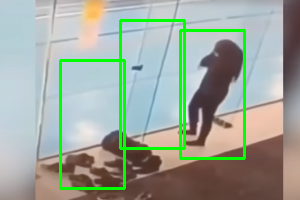
#> input picture OP_images/HOG-SVM/11of_saved_image.png, 300 x 200 px
$ python -i custom_hog_function.py   (imports and definitions only)   (older library calls are emulated)
#> lines starting #> are read from the running program, lines starting #| are printed output that depends on the picture
import cv2
import numpy as np
from matplotlib import pyplot as plt
from skimage import color

# Function for histogram normalization of HOG features
def histo_norm(img, hist_full):
    # Extract image dimensions
    height, width = img.shape[:2]
    cell_size = 8
    num_cells_h = int(height / cell_size)
    num_cells_w = int(width / cell_size)

    # Initialize an empty array to store normalized histograms
    hist_full_n = np.empty([num_cells_h - 1, num_cells_w - 1, 36])  # 15x7x36

    # Iterate through the image cells for normalization
    for i in range(num_cells_h - 1):
        for j in range(num_cells_w - 1):
            # Calculate the L2 norm for normalization
            k = np.sqrt(
                np.sum(hist_full[i, j] ** 2) + np.sum(hist_full[i, j + 1] ** 2) + np.sum(hist_full[i + 1, j] ** 2) +
                np.sum(hist_full[i + 1, j + 1] ** 2))

            # Concatenate histograms for the four neighboring cells and normalize
            hist_full_n[i, j] = np.concatenate((hist_full[i, j], hist_full[i, j + 1], hist_full[i + 1, j],
                                                 hist_full[i + 1, j + 1]), axis=None)
            hist_full_n[i, j] = hist_full_n[i, j] / k

    return hist_full_n


# Function to map angles to a specified range
def anglemapper(x):
    if x >= 180:
        return x - 180
    else:
        return x


# Function to create histogram for an 8x8 cell based on angle and magnitude arrays
def createHist(AngArray, MagArray, BS=20, BINS=9):
    hist = np.zeros(BINS)
    for r in range(AngArray.shape[0]):
        for c in range(AngArray.shape[1]):
            binel, rem = np.divmod(AngArray[r, c], BS)
            weightR = rem * 1.0 / BS
            weightL = 1 - weightR
            deltaR = MagArray[r, c] * weightR
            deltaL = MagArray[r, c] * weightL
            binL = int(binel)
            if binL > 8:
                hist[8] += deltaL
                hist[0] += deltaR
            else:
                binR = np.mod(binL + 1, BINS)
                hist[binL] += deltaL
                hist[binR] += deltaR
    return hist

# Function for calculating Histogram of Oriented Gradients (HOG) features
def hog(img):
    # Resize the image to 64x128 pixels
    img = cv2.resize(color.rgb2gray(img), (64, 128))
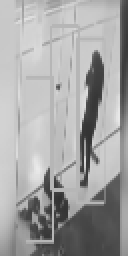
#> img: shape (128, 64) float64 (shown 2 times larger); min 0.197, max 0.92, mean 0.645

    # Calculate the gradient using Sobel operators
    sobelx = cv2.Sobel(img, cv2.CV_64F, 1, 0, ksize=1)
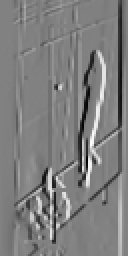
#> sobelx: shape (128, 64) float64 (shown 2 times larger); min -0.641, max 0.626, mean -0.00966; drawn with min black and max white
    sobely = cv2.Sobel(img, cv2.CV_64F, 0, 1, ksize=1)
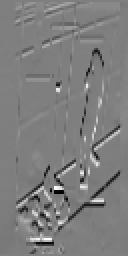
#> sobely: shape (128, 64) float64 (shown 2 times larger); min -0.498, max 0.499, mean -0.00479; drawn with min black and max white

    # Convert Cartesian coordinates to polar coordinates to obtain magnitude and orientation
    magnitude, orientation = cv2.cartToPolar(sobelx, sobely, angleInDegrees=True)
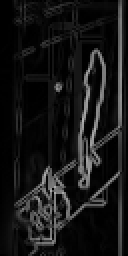
#> magnitude: shape (128, 64) float64 (shown 2 times larger); min 0, max 0.708, mean 0.0889
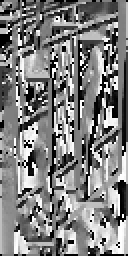
#> orientation: shape (128, 64) float64 (shown 2 times larger); min 0, max 360, mean 180.8; drawn with min black and max white
    orientation = orientation.astype(int)

    # Map angles to predefined bins using a custom angle mapper
    vfunc = np.vectorize(anglemapper)
    mappedAngles = vfunc(orientation)
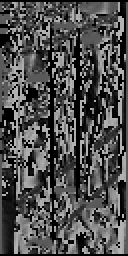
#> mappedAngles: shape (128, 64) int64 (shown 2 times larger); min 0, max 179, mean 77.8

    # Calculate histogram using gradient and orientation for each 8x8 cell
    height, width = img.shape[:2]
#> height = 128; width = 64
    cell_size = 8
    num_cells_h = int(height / cell_size)
#> num_cells_h = 16
    num_cells_w = int(width / cell_size)
#> num_cells_w = 8
    num_bins = 9

    # Initialize an empty array to store the cells
    hist_full = np.empty([num_cells_h, num_cells_w, 9])  # 16x8x9

    # Iterate through the image cells
    for i in range(num_cells_h):
        for j in range(num_cells_w):
            # Extract the current cell from the image
            spotMag = magnitude[i * cell_size:(i + 1) * cell_size, j * cell_size:(j + 1) * cell_size]
            spotAngles = mappedAngles[i * cell_size:(i + 1) * cell_size, j * cell_size:(j + 1) * cell_size]

            # Create histogram for each 8x8 cell
            spotHist = createHist(spotAngles, spotMag)
            hist_full[i, j] = spotHist

    # Normalize the histogram
    hist_full_n = histo_norm(img, hist_full)

    # Reshape the normalized histogram into a 1D feature vector
    a = np.reshape(hist_full_n, (3780,))
#> a = 3780 values, max 0.855 at index 1566, min 0 at index 7, mean 0.0943
    print(a.shape)
#| (3780,)

    return a

>>> import cv2
>>> picture = cv2.cvtColor(cv2.imread('OP_images/HOG-SVM/11of_saved_image.png'), cv2.COLOR_BGR2RGB)
>>> result = hog(picture)
#> result has the same summary as a in hog

$ run again, on OP_images/HOG-SVM/12of_saved_image.png
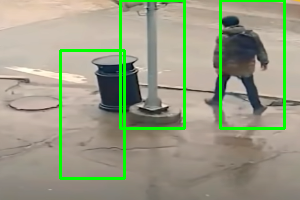
#> input picture OP_images/HOG-SVM/12of_saved_image.png, 300 x 200 px
#> in hog, `magnitude, orientation = cv2.cartToPolar(sobelx, sobely, angleInDegree..`:
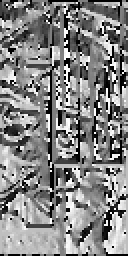
#> orientation: shape (128, 64) float64 (shown 2 times larger); min 0, max 360, mean 187.8; drawn with min black and max white
#> in hog, `mappedAngles = vfunc(orientation)`:
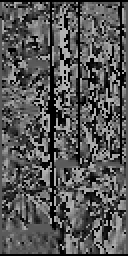
#> mappedAngles: shape (128, 64) int64 (shown 2 times larger); min 0, max 179, mean 85.9
#> a = 3780 values, max 0.916 at index 1134, min 0 at index 1362, mean 0.104
#| (3780,)
#> result has the same summary as a in hog

$ run again, on OP_images/HOG-SVM/13of_saved_image.png
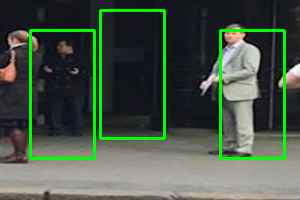
#> input picture OP_images/HOG-SVM/13of_saved_image.png, 300 x 200 px
#> in hog, `magnitude, orientation = cv2.cartToPolar(sobelx, sobely, angleInDegree..`:
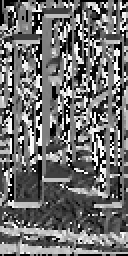
#> orientation: shape (128, 64) float64 (shown 2 times larger); min 0, max 360, mean 157.4; drawn with min black and max white
#> in hog, `mappedAngles = vfunc(orientation)`:
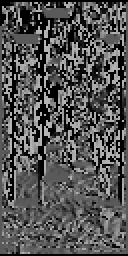
#> mappedAngles: shape (128, 64) int64 (shown 2 times larger); min 0, max 179, mean 83
#> a = 3780 values, max 0.925 at index 63, min 0 at index 427, mean 0.086
#| (3780,)
#> result has the same summary as a in hog
